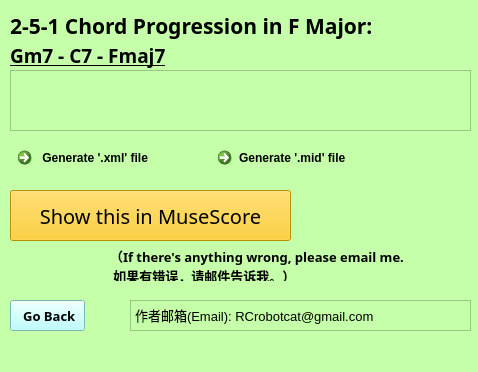
<?xml version="1.0" encoding="UTF-8"?>
<ui version="4.0">
 <class>fMaj</class>
 <widget class="QMainWindow" name="fMaj">
  <property name="geometry">
   <rect>
    <x>0</x>
    <y>0</y>
    <width>478</width>
    <height>372</height>
   </rect>
  </property>
  <property name="windowTitle">
   <string>MainWindow</string>
  </property>
  <property name="styleSheet">
   <string notr="true">background-color: rgb(197, 255, 170)</string>
  </property>
  <widget class="QWidget" name="centralwidget">
   <widget class="QCommandLinkButton" name="generate_xml">
    <property name="geometry">
     <rect>
      <x>10</x>
      <y>140</y>
      <width>181</width>
      <height>41</height>
     </rect>
    </property>
    <property name="styleSheet">
     <string notr="true">QCommandLinkButton
{
    /*背景颜色*/  
    background-color: rgb(211, 207, 255);   
    color:black;
      
}
QCommandLinkButton:pressed
{
    
    /*按下时字向右移动4像素*/  
    padding-left:4px;
    /*按下时字向下移动4像素*/  
    padding-top:4px;
}</string>
    </property>
    <property name="text">
     <string> Generate '.xml' file</string>
    </property>
   </widget>
   <widget class="QLabel" name="major_keys_2">
    <property name="geometry">
     <rect>
      <x>10</x>
      <y>40</y>
      <width>381</width>
      <height>31</height>
     </rect>
    </property>
    <property name="font">
     <font>
      <family>Ink Free</family>
      <pointsize>14</pointsize>
      <italic>false</italic>
      <bold>true</bold>
      <underline>true</underline>
     </font>
    </property>
    <property name="text">
     <string>Gm7 - C7 - Fmaj7</string>
    </property>
   </widget>
   <widget class="QCommandLinkButton" name="generate_mid">
    <property name="geometry">
     <rect>
      <x>210</x>
      <y>140</y>
      <width>181</width>
      <height>41</height>
     </rect>
    </property>
    <property name="styleSheet">
     <string notr="true">QCommandLinkButton
{
    /*背景颜色*/  
    background-color: rgb(211, 207, 255);   
    color:black;
      
}
QCommandLinkButton:pressed
{
    
    /*按下时字向右移动4像素*/  
    padding-left:4px;
    /*按下时字向下移动4像素*/  
    padding-top:4px;
}</string>
    </property>
    <property name="text">
     <string>Generate '.mid' file</string>
    </property>
   </widget>
   <widget class="QLabel" name="major_keys">
    <property name="geometry">
     <rect>
      <x>10</x>
      <y>10</y>
      <width>381</width>
      <height>31</height>
     </rect>
    </property>
    <property name="font">
     <font>
      <family>Baskerville Old Face</family>
      <pointsize>16</pointsize>
      <italic>false</italic>
      <bold>true</bold>
      <underline>false</underline>
     </font>
    </property>
    <property name="text">
     <string>2-5-1 Chord Progression in F Major: </string>
    </property>
   </widget>
   <widget class="QLabel" name="label">
    <property name="geometry">
     <rect>
      <x>110</x>
      <y>250</y>
      <width>361</width>
      <height>31</height>
     </rect>
    </property>
    <property name="font">
     <font>
      <family>新宋体</family>
      <pointsize>10</pointsize>
      <bold>true</bold>
     </font>
    </property>
    <property name="text">
     <string>（If there's anything wrong, please email me.
 如果有错误，请邮件告诉我。）</string>
    </property>
   </widget>
   <widget class="QPushButton" name="showInMuseScore">
    <property name="geometry">
     <rect>
      <x>10</x>
      <y>190</y>
      <width>281</width>
      <height>51</height>
     </rect>
    </property>
    <property name="font">
     <font>
      <family>Eras Bold ITC</family>
      <pointsize>15</pointsize>
     </font>
    </property>
    <property name="styleSheet">
     <string notr="true">QPushButton
{
    /*背景颜色*/  
    background-color: rgb(255, 201, 6);   
    color:black;
      
}
QPushButton:pressed
{
    
    /*按下时字向右移动4像素*/  
    padding-left:4px;
    /*按下时字向下移动4像素*/  
    padding-top:4px;
}</string>
    </property>
    <property name="text">
     <string>Show this in MuseScore</string>
    </property>
   </widget>
   <widget class="QListView" name="listView">
    <property name="geometry">
     <rect>
      <x>10</x>
      <y>70</y>
      <width>461</width>
      <height>61</height>
     </rect>
    </property>
    <property name="styleSheet">
     <string notr="true">border-image: url(:/Fmajor.png);</string>
    </property>
   </widget>
   <widget class="QTextBrowser" name="textBrowser">
    <property name="geometry">
     <rect>
      <x>130</x>
      <y>300</y>
      <width>341</width>
      <height>31</height>
     </rect>
    </property>
    <property name="html">
     <string>&lt;!DOCTYPE HTML PUBLIC &quot;-//W3C//DTD HTML 4.0//EN&quot; &quot;http://www.w3.org/TR/REC-html40/strict.dtd&quot;&gt;
&lt;html&gt;&lt;head&gt;&lt;meta name=&quot;qrichtext&quot; content=&quot;1&quot; /&gt;&lt;meta charset=&quot;utf-8&quot; /&gt;&lt;style type=&quot;text/css&quot;&gt;
p, li { white-space: pre-wrap; }
hr { height: 1px; border-width: 0; }
li.unchecked::marker { content: &quot;\2610&quot;; }
li.checked::marker { content: &quot;\2612&quot;; }
&lt;/style&gt;&lt;/head&gt;&lt;body style=&quot; font-family:'Microsoft YaHei UI'; font-size:9pt; font-weight:400; font-style:normal;&quot;&gt;
&lt;p style=&quot; margin-top:0px; margin-bottom:0px; margin-left:0px; margin-right:0px; -qt-block-indent:0; text-indent:0px;&quot;&gt;&lt;span style=&quot; font-size:10pt;&quot;&gt;作者邮箱(Email): RCrobotcat@gmail.com&lt;/span&gt;&lt;/p&gt;&lt;/body&gt;&lt;/html&gt;</string>
    </property>
   </widget>
   <widget class="QPushButton" name="BackButton">
    <property name="geometry">
     <rect>
      <x>10</x>
      <y>300</y>
      <width>75</width>
      <height>31</height>
     </rect>
    </property>
    <property name="font">
     <font>
      <family>Microsoft JhengHei</family>
      <pointsize>10</pointsize>
      <bold>true</bold>
     </font>
    </property>
    <property name="styleSheet">
     <string notr="true">QPushButton
{
    /*背景颜色*/  
    background-color: rgb(170, 255, 255);   
    color:black;
      
}
QPushButton:pressed
{
    
    /*按下时字向右移动4像素*/  
    padding-left:4px;
    /*按下时字向下移动4像素*/  
    padding-top:4px;
}</string>
    </property>
    <property name="text">
     <string> Go Back</string>
    </property>
   </widget>
  </widget>
  <widget class="QMenuBar" name="menubar">
   <property name="geometry">
    <rect>
     <x>0</x>
     <y>0</y>
     <width>478</width>
     <height>22</height>
    </rect>
   </property>
  </widget>
  <widget class="QStatusBar" name="statusbar"/>
 </widget>
 <resources>
  <include location="251pic/Fmaj.qrc"/>
 </resources>
 <connections/>
</ui>
